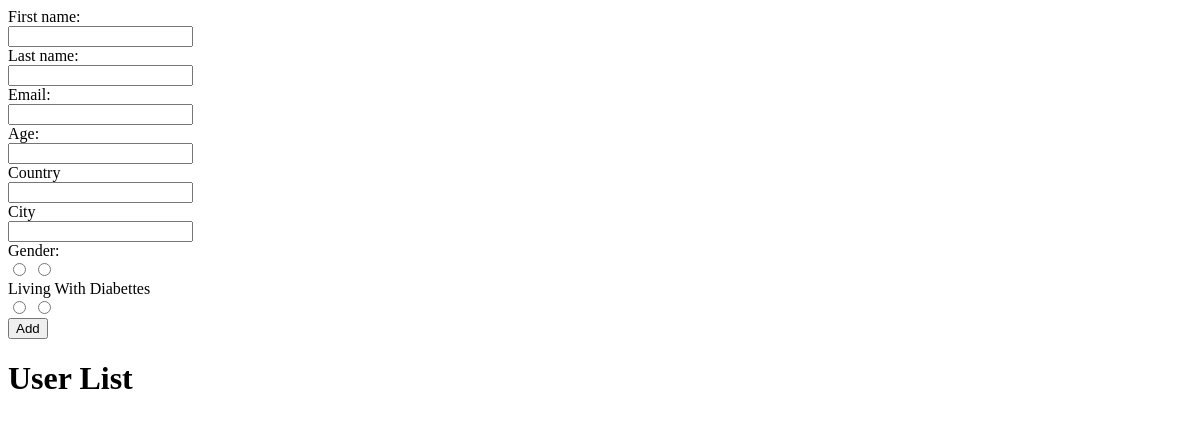
Before: / with the older database file.
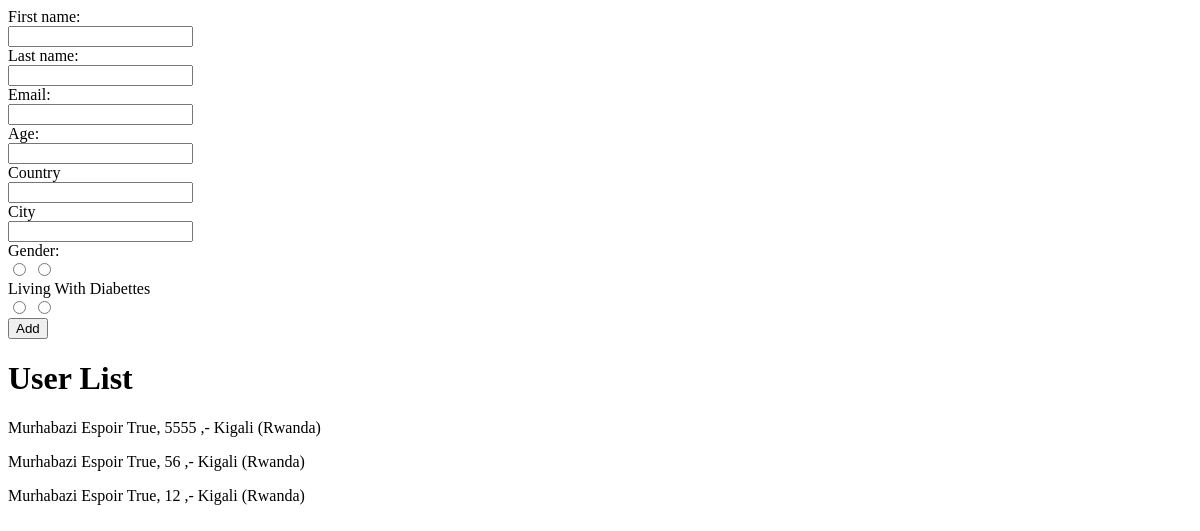
After: the same page with the newer database file.
### model.py (models this page shows)
class MedicalRecord(db.Model):
    id = db.Column(db.Integer, primary_key=True)
    has_diabetes = db.Column(db.Boolean, nullable=True)
    user_id = db.Column(db.Integer, db.ForeignKey('user.id'),
                        nullable=False)
    user = db.relationship('User', backref='user')

class User(db.Model):
    id = db.Column(db.Integer, primary_key=True)
    first_name = db.Column(db.String(50), nullable=False)
    last_name = db.Column(db.String(50), nullable=False)
    gender = db.Column(db.Boolean, nullable=False)
    age = db.Column(db.Integer(),)
    email = db.Column(db.String(120), unique=True, nullable=False)
    address_id = db.Column(db.Integer, db.ForeignKey('address.id'),
                           nullable=False)
    address = db.relationship('Address', backref='users')

class Address(db.Model):
    id = db.Column(db.Integer, primary_key=True)
    city = db.Column(db.String(50), nullable=False)
    country = db.Column(db.String(50), nullable=False)

### app/views.py (the view)
@app.route("/", methods=["GET", "POST"])
def home():
    if request.form and request.method=='POST':
        data = request.form
        gender_mapping = {'Male': True, 'Female': False}
        address = Address(country=data.get('country'), city=data.get('city'))
        user = User(
            first_name=data.get('FirstName'),
            last_name=data.get('LastName'),
            email=data.get('Email'),
            age=int(
                data.get('Age')),
            gender=gender_mapping.get(
                data.get('gender')))
        user.address = address
        medical_record = MedicalRecord(
            has_diabetes=bool(
                data.get('has_diabete')))
        medical_record.user = user
        try:
            db.session.add(address)
            db.session.add(user)
            db.session.add(medical_record)
            db.session.commit()
        except Exception as exc:
            print(exc.__traceback__, '')
            return('an error occurs when saving data')
    elif request.method=='GET':
        records = MedicalRecord.query.all()
        for record in records:
            print(record.user.first_name, '=====>')
        return render_template("home.html", records=records)
    return render_template("home.html")

### app/templates/home.html
<html>
  <body>
    <form method="POST" action="/">
      <label for="FirstName">First name:</label><br>
      <input type="text" name="FirstName"><br>
      <label for="LastName">Last name:</label><br>
      <input type="text" name="LastName"><br>
      <label for="Email">Email:</label><br>
      <input type="email" name="Email"><br>
      <label for="Age">Age:</label><br>
      <input type="number" name="Age"><br>
      <label for="country">Country</label><br>
      <input type="text" name="country"><br>
      <label for="city">City</label><br>
      <input type="text" name="city"><br>
      <label for="gender">Gender:</label><br>
     <input type="radio" name="gender" id="gender_Male" value="Male" />
     <input type="radio" name="gender" id="gender_Female" value="Female" /><br>
     <label for="has_diabete">Living With Diabettes</label><br>
     <input type="radio" name="has_diabete" id="has_diabete" value="Yes" />
     <input type="radio" name="has_diabete" id="has_no_diabete" value="No" /><br>
    <input type="submit" value="Add">
    </form>
     <h1>User List</h1>
    {% for record in records %}
      <p>{{record.user.first_name}} {{record.user.last_name}} {{record.user.gender}}, {{record.user.age}}  ,- {{record.user.address.city}} ({{record.user.address.country}})</p>
    {% endfor %}
  </body>
</html>

Changed rows visible on the page:
added MedicalRecord: user.first_name "Murhabazi", user.last_name "Espoir", user.gender "True", user.age "5555", user.address.city "Kigali", user.address.country "Rwanda"
added MedicalRecord: user.first_name "Murhabazi", user.last_name "Espoir", user.gender "True", user.age "56", user.address.city "Kigali", user.address.country "Rwanda"
added MedicalRecord: user.first_name "Murhabazi", user.last_name "Espoir", user.gender "True", user.age "12", user.address.city "Kigali", user.address.country "Rwanda"
